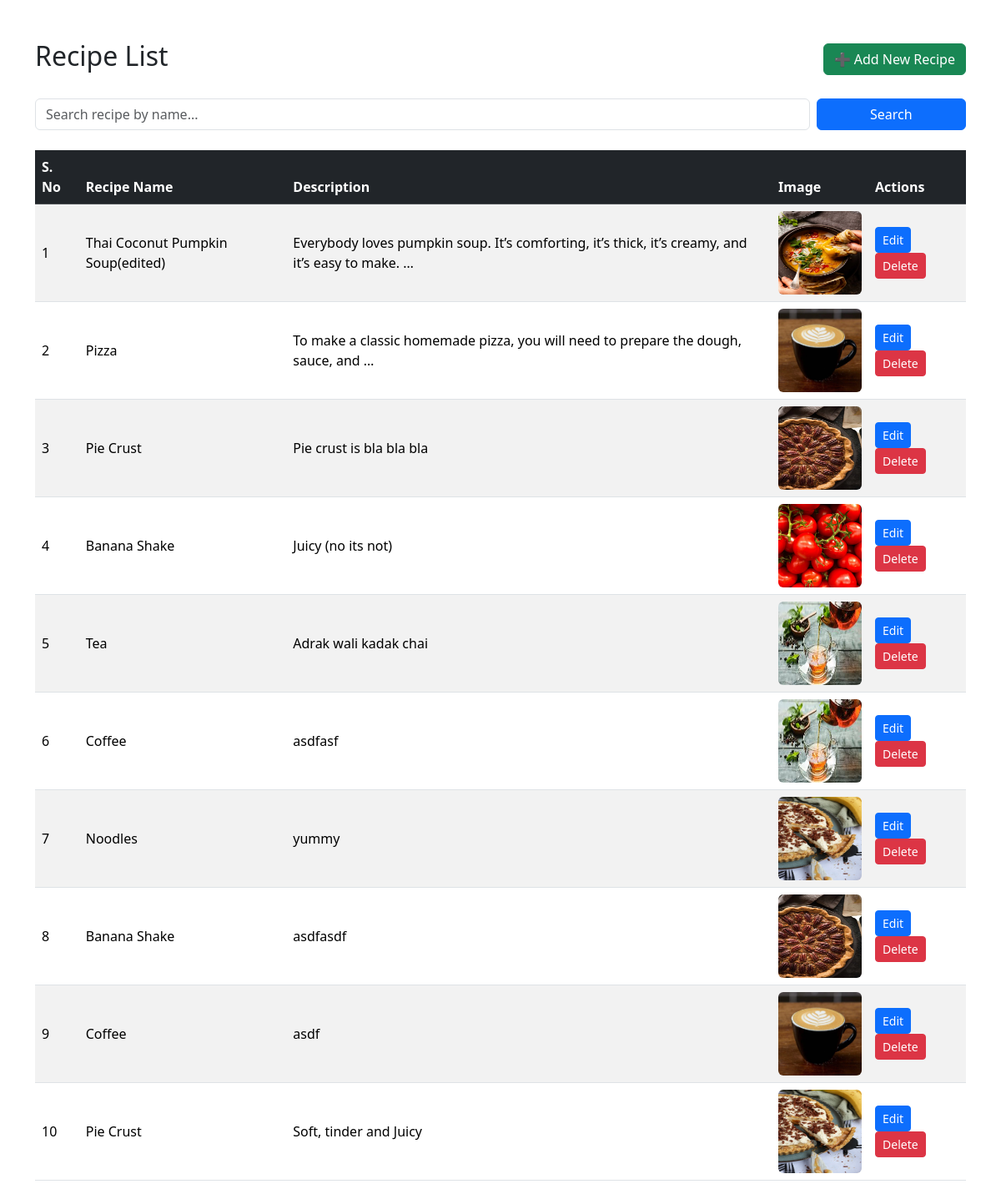
The app's page /recipes/ with its own data.
### vege/models.py (models this page shows, shortened)
class Recipe(models.Model):
    name = models.CharField(max_length = 30)
    description = models.TextField()
    image = models.ImageField(upload_to='recipe_photos/')

### vege/views.py (the view)
# urls.py: path('recipes/', recipe_list, name='recipe_list'),
def recipe_list(request):
    search_query = request.GET.get('search', '').strip()
    if search_query:
        recipes = Recipe.objects.filter(name__icontains=search_query)
    else:
        recipes = Recipe.objects.all()
    return render(request, 'home/recipe_list.html', {
        'recipes': recipes,
        'search_query': search_query
    })

### vege/templates/home/recipe_list.html
{% extends 'home/common.html' %} {% block common %}
<div class="container mt-5">
  <div class="d-flex justify-content-between align-items-center mb-4">
    <h2>Recipe List</h2>
    <a href="{% url 'add_recipe' %}" class="btn btn-success"
      >➕ Add New Recipe</a
    >
  </div>
  <form method="GET" class="row g-2 mb-4">
    <div class="col-md-10">
      <input
        type="text"
        name="search"
        class="form-control"
        placeholder="Search recipe by name..."
        value="{{ request.GET.search }}"
      />
    </div>
    <div class="col-md-2">
      <button type="submit" class="btn btn-primary w-100">Search</button>
    </div>
  </form>
  <div class="table-responsive">
    <table class="table table-striped table-hover align-middle">
      <thead class="table-dark">
        <tr>
          <th>S. No</th>
          <th>Recipe Name</th>
          <th>Description</th>
          <th>Image</th>
          <th>Actions</th>
        </tr>
      </thead>
      <tbody>
        {% for rec in recipes %}
        <tr>
          <td>{{ forloop.counter }}</td>
          <td>{{ rec.name }}</td>
          <td>{{ rec.description|truncatewords:15 }}</td>
          <td>
            {% if rec.image %}
            <img
              src="{{ rec.image.url }}"
              alt="{{ rec.name }}"
              width="100"
              height="100"
              class="rounded"
            />
            {% else %} N/A {% endif %}
          </td>
          <td>
            <a
              href="{% url 'update_recipe' rec.id %}"
              class="btn btn-primary btn-sm me-1"
              >Edit</a
            >
            <a
              href="{% url 'delete_recipe' rec.id %}"
              class="btn btn-danger btn-sm"
              >Delete</a
            >
          </td>
        </tr>
        {% empty %}
        <tr>
          <td colspan="5" class="text-center">No recipes found.</td>
        </tr>
        {% endfor %}
      </tbody>
    </table>
  </div>
</div>
{% endblock %}

### vege/templates/home/common.html (shortened to what this page needs)
<!DOCTYPE html>
<html lang="en">
  <head>
    <link
      href="https://cdn.jsdelivr.net/npm/bootstrap@5.3.8/dist/css/bootstrap.min.css"
      rel="stylesheet"
    />
  </head>
  <body>
    {% block common %} {% endblock %}
  </body>
</html>

### records on screen
Recipe: name "Thai Coconut Pumpkin Soup(edited)", description "Everybody loves pumpkin soup. It’s comforting, it’s thick, it’s creamy, and it’s easy to make. …", image (picture)
Recipe: name "Pizza", description "To make a classic homemade pizza, you will need to prepare the dough, sauce, and …", image (picture)
Recipe: name "Pie Crust", description "Pie crust is bla bla bla", image (picture)
Recipe: name "Banana Shake", description "Juicy (no its not)", image (picture)
Recipe: name "Tea", description "Adrak wali kadak chai", image (picture)
Recipe: name "Coffee", description "asdfasf", image (picture)
Recipe: name "Noodles", description "yummy", image (picture)
Recipe: name "Banana Shake", description "asdfasdf", image (picture)
Recipe: name "Coffee", description "asdf", image (picture)
Recipe: name "Pie Crust", description "Soft, tinder and Juicy", image (picture)
